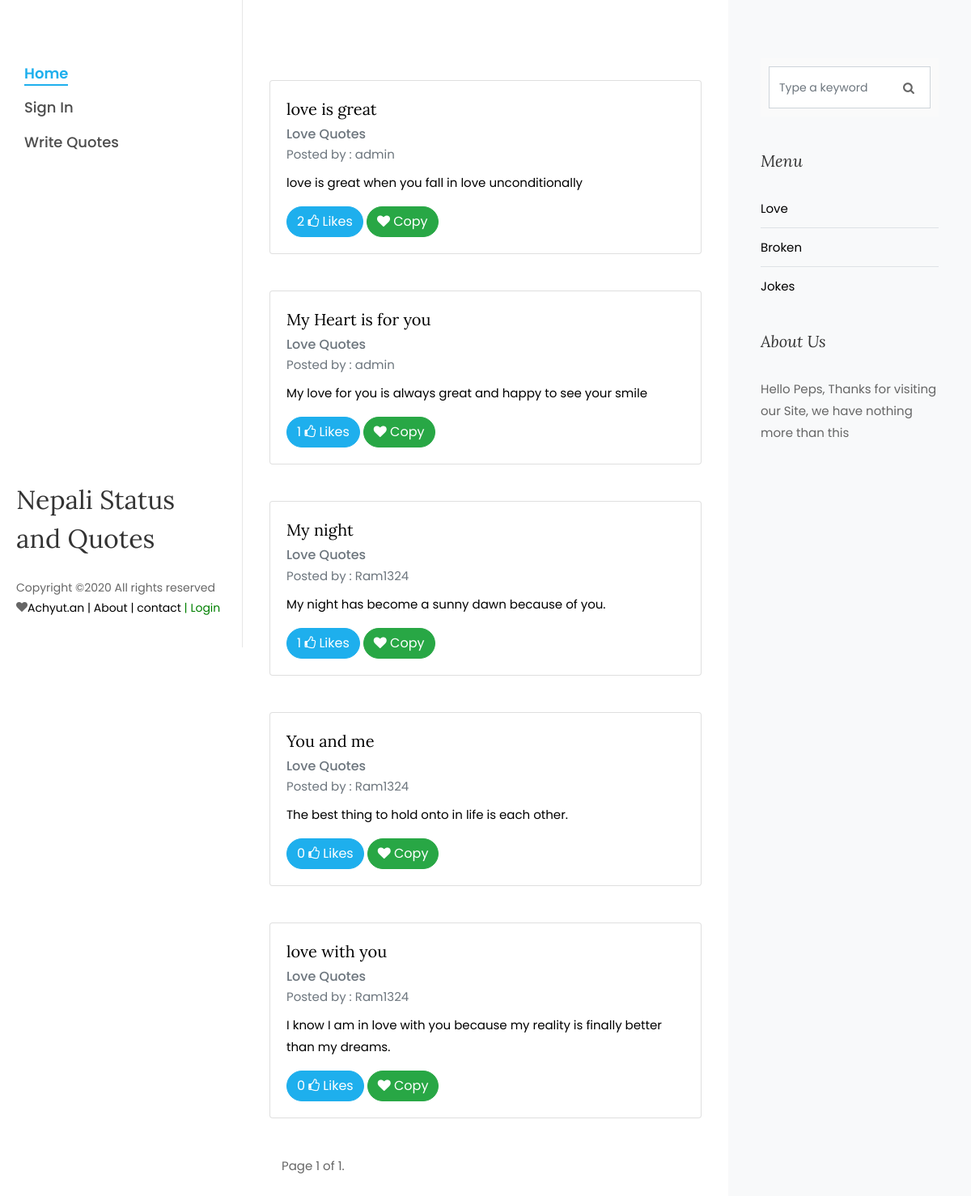
The app's page /category/Love with its own data.
### quotes/models.py (models this page shows, shortened)
class Blog(models.Model):
    title = models.CharField(max_length=60)
    main_menu = models.ForeignKey(MainMenu, on_delete=models.CASCADE)
    slug = models.CharField(max_length=60, unique=True)
    status = models.BooleanField(default=0)
    date = models.DateTimeField(auto_now_add=True)
    author = models.ForeignKey(User, on_delete=models.CASCADE)
    description = models.TextField(max_length=400)
    thumbup = models.ManyToManyField(User,related_name='likes', blank=True)
    thumbdown = models.IntegerField(default=0)

class MainMenu(models.Model):
    created_at = models.DateField()
    posted_by = models.ForeignKey(User, on_delete=models.CASCADE)
    name = models.CharField(max_length=100, unique=True)
    title = models.CharField(max_length=255, unique=True)
    slug = models.CharField(max_length=100,unique=True)
    status = models.BooleanField(default=0)
    image = models.ImageField(blank=True, upload_to='news')
    description = RichTextField()
    page_visit = models.IntegerField(default=0)
    def __str__(self):
        return self.title

### quotes/views.py (the view)
# urls.py: path('category/<category>', views.category, name='category'),
def category(request, category):
    contact_list = Blog.objects.filter(main_menu__name=category)
    paginator = Paginator(contact_list, 10)
    page = request.GET.get('page')
    category_data = paginator.get_page(page)
    query = request.GET.get('q')
    if query:
        category_data = Blog.objects.filter(   #search ko lagi
            Q(title__icontains=query) |
            Q(author__username=query) |
            Q(description__icontains=query)
        )
    data = {
        'title': MainMenu.objects.get(name=category),
        'total_posts_by_category': category_data,
    }
    return render(request, 'pages/quotes/blog.html', data)

### quotes/general.py (called while the page is built)
def send_data(request):
    data ={
        'MenuData': MainMenu.objects.prefetch_related('blog_set').all(),
        'BlogData':Blog.objects.all(),
    }
    return data

### quotes/templates/pages/quotes/blog.html (shortened to what this page needs)
{% extends 'master/master.html' %}
{% block content %}
{% load static %}
<div class="col-xl-8 py-5 px-md-5">
    <div class="row pt-md-4">
        {% for blog in total_posts_by_category %}
        {% if blog.status %}
        <br>
        <div class="card" style="width: 38rem;">
            <div class="card-body">
                <h5 style="color:black; weight:strong;" class="card-title">
                    {{blog.title}}</h5>
                <h6 class="card-subtitle mb-2 text-muted">{{blog.main_menu}}</h6>
                <p class="card-subtitle mb-2 text-muted">Posted by : {{blog.author}}</p>
                <p style="color:black;" class="card-text" id="{{blog.title}}">{{blog.description}}</p>
                <form method="POST" action="{%url 'like-quotes' %}">
                    {% if user not in blog.thumbup.all %}
                    <button class="btn btn-primary">{{ blog.thumbup.all.count }} <i class="fa fa-thumbs-o-up"></i> Likes</button>
                    {% else %}
                    <button class="btn btn-primary">{{ blog.thumbup.all.count }} <i class="fa fa-thumbs-o-up"></i> Liked</button>
                    {% endif %}
                    <button onclick="copyElementText('{{blog.title}}')" class="btn btn-success"><i class="fa fa-heart"></i> Copy</button>
                </form>
            </div>
        </div>
        <div class="col-md-12">
        </div>
        {% endif %}
        {% endfor %}
    </div>
    <div class="pagination">
    <span class="step-links">
        <span class="current">
            Page {{ total_posts_by_category.number }} of {{ total_posts_by_category.paginator.num_pages }}.
        </span>
    </span>
    </div>
</div>
{% endblock %}

### quotes/templates/layout/rightsidebar.html
<div class="col-xl-4 sidebar ftco-animate bg-light pt-5">
    <div class="sidebar-box pt-md-4">
        <form action="#" method="GET" class="search-form">
            <div class="form-group">
                <span class="icon icon-search"></span>
                <input type="text" class="form-control" name="q" placeholder="Type a keyword">
            </div>
        </form>
    </div>
    <div class="sidebar-box ftco-animate">
        <h3 class="sidebar-heading">Menu</h3>
        <ul class="categories">
            {% for menu in MenuData %}
            {% if menu.status %}
            <li><a href="{% url 'category' menu.name%}">{{menu.name}}</a></li>
            {% endif %}
            {% endfor %}
        </ul>
    </div>
    <div class="sidebar-box ftco-animate">
        <h3 class="sidebar-heading">About Us</h3>
        <p>Hello Peps, Thanks for visiting our Site, we have nothing more than this</p>
    </div>
</div>

### quotes/static/assets/css/icomoon.css (style rules this page uses)
[class^="icon-"], [class*=" icon-"] { font-family: 'icomoon' !important; speak: none; font-style: normal; font-weight: normal; font-variant: normal; text-transform: none; line-height: 1; -webkit-font-smoothing: antialiased; -moz-osx-font-smoothing: grayscale; }
.icon-search:before { content: "\f002"; }

### records on screen
Blog: title "love is great", main_menu "Love Quotes", author "admin", description "love is great when you fall in love unconditionally", thumbup.all.count "2"
Blog: title "My Heart is for you", main_menu "Love Quotes", author "admin", description "My love for you is always great and happy to see your smile", thumbup.all.count "1"
Blog: title "My night", main_menu "Love Quotes", author "Ram1324", description "My night has become a sunny dawn because of you.", thumbup.all.count "1"
Blog: title "You and me", main_menu "Love Quotes", author "Ram1324", description "The best thing to hold onto in life is each other.", thumbup.all.count "0"
Blog: title "love with you", main_menu "Love Quotes", author "Ram1324", description "I know I am in love with you because my reality is finally better than my dreams.", thumbup.all.count "0"
MainMenu: name "Love"
MainMenu: name "Broken"
MainMenu: name "Jokes"

### other values on screen
{{ total_posts_by_category.number }} "1"
{{ total_posts_by_category.paginator.num_pages }} "1"
